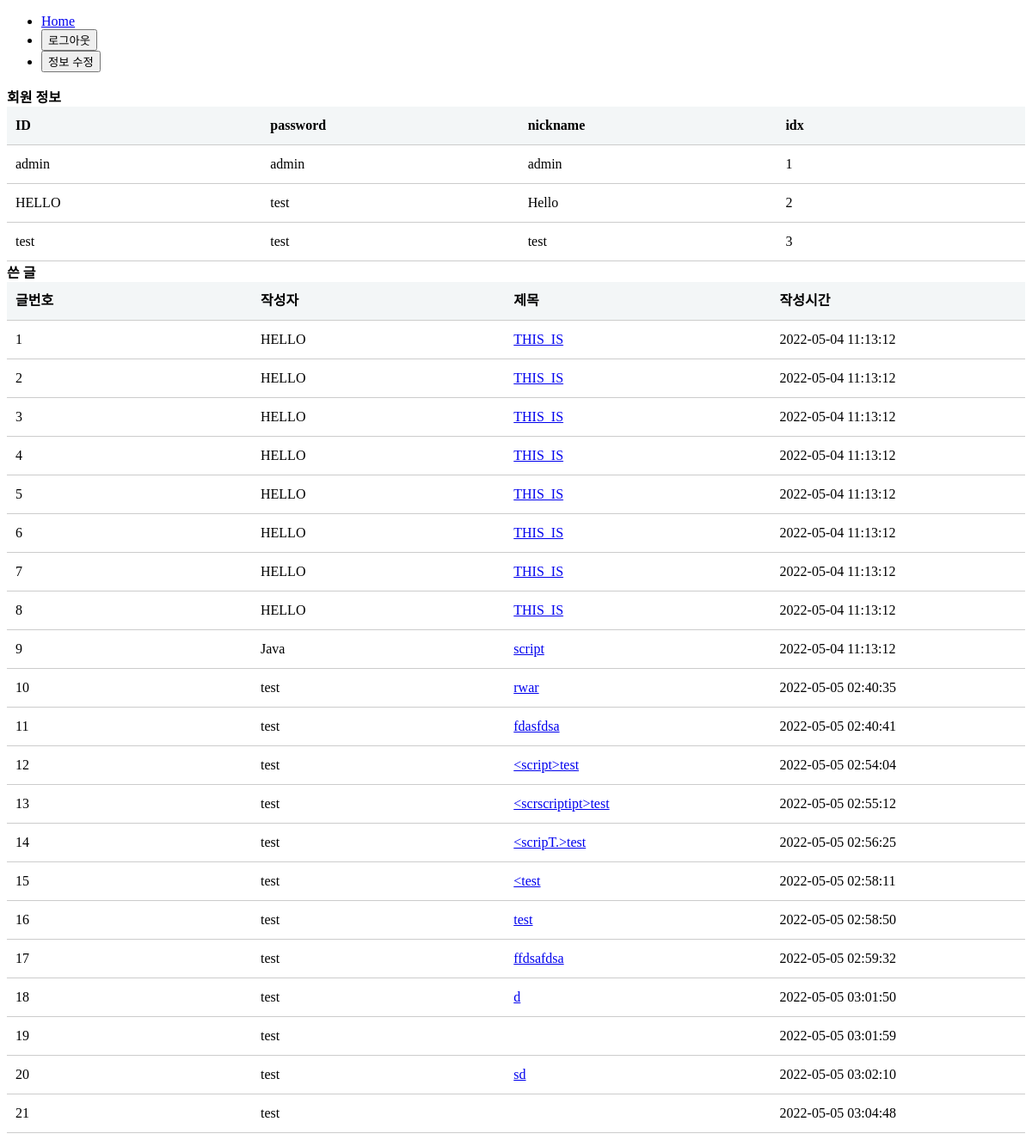
The app's page /user/0 (signed in), older data.
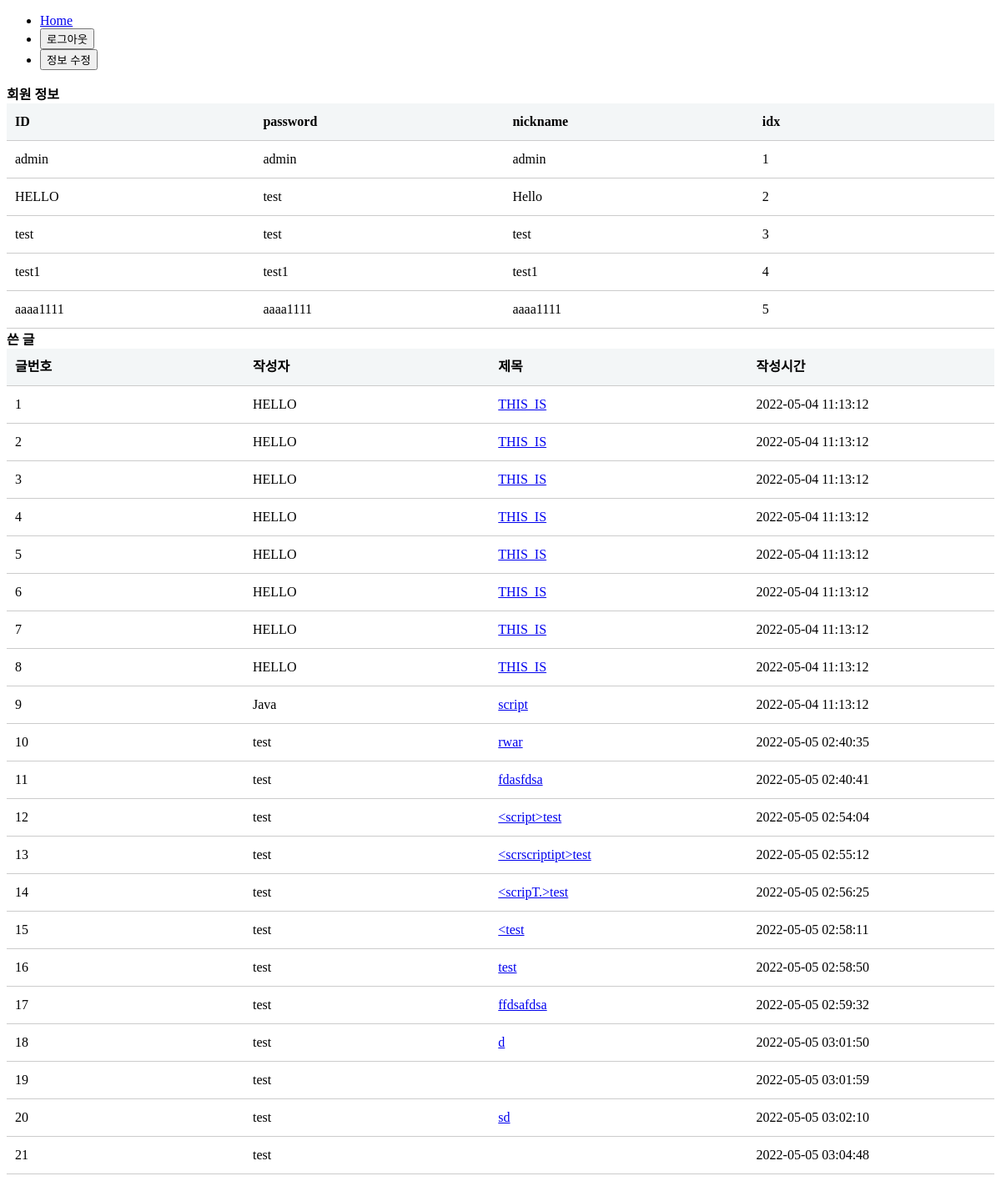
The same page, newer data.
### tables this page shows
CREATE TABLE member (id varchar(50)  UNIQUE NOT NULL, passwd varchar(50) NOT NULL, nickname varchar(50) NOT NULL, idx integer PRIMARY KEY autoincrement);

CREATE TABLE board (
        num INTEGER PRIMARY KEY AUTOINCREMENT,
        id TEXT NOT NULL,title TEXT NOT NULL, 
        content TEXT, 
        reg_date DATETIME DEFAULT (datetime('now','localtime')));

### app.py (the view, shortened to what this page needs)
@app.route('/user/<int:find_idx>',methods=['GET'])
def check(find_idx):
    if find_idx == 0:
        member_row = select_all_id()
        user_data_list = []
        for obj in member_row:
            data_dic = {
                'id' : obj[0],
                'passwd' : obj[1],
                'nickname' : obj[2],
                'idx' : obj[3]
            }
            user_data_list.append(data_dic)
        board_row = select_all_board()
        board_data_list = []
        for obj in board_row:
            data_dic = {
                'num' : obj[0],
                'id' : obj[1],
                'title' : obj[2],
                'reg_date' : obj[4]
            }
            board_data_list.append(data_dic)
        return render_template('user.html',user=user_data_list,board=board_data_list)

### app.py (called while the page is built)
def dbcon():
    return sqlite3.connect(os.path.dirname(os.path.realpath(__file__))+'/mydb.db')

def select_all_id():
    print("select_all_id() call")
    ret = ()
    try :
        db = dbcon()
        c = db.cursor()
        sql = 'SELECT * FROM member'
        c.execute(sql)
        ret = c.fetchall()
    except Exception as e:
        print('db error [selct_all_id()] : ',e)
    finally:
        db.close()
        return ret

def select_all_board():
    print("select_all_board() call")
    ret = ()
    try :
        db = dbcon()
        c = db.cursor()
        sql = 'SELECT * FROM board'
        c.execute(sql)
        ret = c.fetchall()
    except Exception as e:
        print('db error [selct_all_board()] : ',e)
    finally:
        db.close()
        return ret

### templates/user.html (shortened to what this page needs)
<!DOCTYPE html>
<html lang="en" xmlns:float="http://www.w3.org/1999/xhtml">
<head>
</head>
<body>
    <ul>
      <li>        <a href="{{url_for('homepage')}}">Home</a>      </li>
      <li>        <button type="button" onclick="location.href='/logout'"> 로그아웃 </button>      </li>
      <li>        <button type="button" onclick="location.href='/user_info/{{username}}'"> 정보 수정 </button>      </li>
    </ul>
    <strong>{{data|safe}} 회원 정보</strong>
    <table class="type09">
        <tr>
            <th>ID</th>
            <th>password</th>
            <th>nickname</th>
            <th>idx</th>
        </tr>
        {% for obj in user%}
        <tbody>
            <tr>
                <td>{{obj.id}}</td>
                <td>{{obj.passwd}}</td>
                <td>{{obj.nickname}}</td>
                <td>{{obj.idx}}</a></td>
            </tr>
        </tbody>
        {% endfor %}
    </table>
    <strong> 쓴 글</strong>
    <table class="type09">
        <tr>
            <th>글번호</th>
            <th>작성자</th>
            <th>제목</th>
            <th>작성시간</th>
        </tr>
        {% for obj in board%}
        <tbody>
            <tr>
                <td>{{obj.num}}</td>
                <td>{{obj.id}}</td>
                <td><a href="/board/{{obj.num}}">{{obj.title}}</a></td>
                <td>{{obj.reg_date}}</td>
            </tr>
        </tbody>
        {% endfor %}
    </table>
</body>
</html>

### templates/user.html (style rules this page uses)
table.type09 { border-collapse: collapse; text-align: left; line-height: 1.5; }
table.type09 tbody th { width: 150px; padding: 10px; font-weight: bold; vertical-align: top; border-bottom: 1px solid #ccc; background: #f3f6f7; }
table.type09 td { width: 350px; padding: 10px; vertical-align: top; border-bottom: 1px solid #ccc; }

Row changes from the older to the newer data that the page shows:
added member: id "test1", passwd "test1", nickname "test1", idx "4"
added member: id "aaaa1111", passwd "aaaa1111", nickname "aaaa1111", idx "5"
